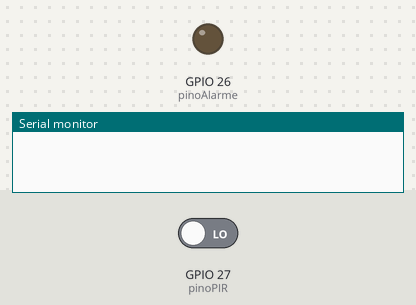
Bench run of a sketch on a simulated ESP32. On the bench: output pins drawn as LEDs (lit = HIGH), the last lines printed to the serial monitor. Dashed ring = blinking. The test bench sets the inputs (shaded band); at power-on: GPIO 27 (pinoPIR) LOW.

Above: at 1.2 s.
1.3 s: GPIO 27 (pinoPIR) driven HIGH
At 1.4 s:
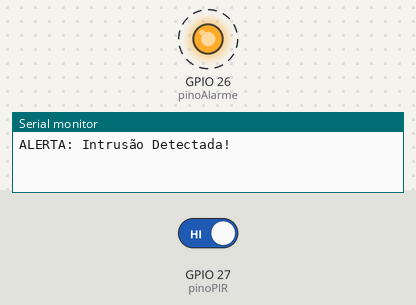
Timing chart, 0 to 7.8 s (numbered marks = the images above; inputs shaded):
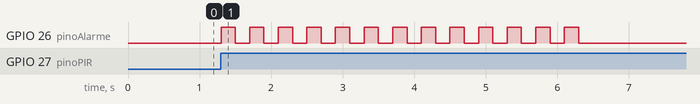

Measured:
- after the input at 1.3 s, GPIO 26 (pinoAlarme): alternates HIGH for 0.20 s and LOW for 0.20 s, 26 changes in all, then stays LOW, starting at once

The sketch:

alarme_de_intrusao.ino
```cpp
volatile bool intrusaoDetectada = false;
TaskHandle_t TaskAlarme;

#define pinoPIR 27
#define pinoAlarme 26

void tocarSirene(void *parameter) {
    for(;;) { // Loop infinito da Task
        if (intrusaoDetectada) {
            // Toca alarme intermitente
            digitalWrite(pinoAlarme, HIGH);
            vTaskDelay(200 / portTICK_PERIOD_MS);
            digitalWrite(pinoAlarme, LOW);
            vTaskDelay(200 / portTICK_PERIOD_MS);
        } else {
            digitalWrite(pinoAlarme, LOW);
            vTaskDelay(100 / portTICK_PERIOD_MS);
        }
    }
}

// ISR: Executada automaticamente quando PIR detecta movimento
void IRAM_ATTR detectouMovimento() {
    // Apenas altera o estado - rápido e direto
    intrusaoDetectada = true;
}

void setup() {
    // Inicialização serial
    Serial.begin(115200);

    // Configuração dos pinos
    pinMode(pinoPIR, INPUT);
    pinMode(pinoAlarme, OUTPUT);

    // Configura interrupção no GPIO 27
    attachInterrupt(digitalPinToInterrupt(pinoPIR), detectouMovimento, RISING);

    // Criação da Task no FreeRTOS
    // @param:
    //   - tocarSirene: Função da Task
    //   - "Task_Sirene": Nome da tarefa
    //   - 10000: tamanhdo da Stack (memoria em palavras)
    //   - NULL: Parâmetro da task
    //   - 1: Prioridade
    //   - &TaskAlarme: Handle (“ponteiro” para controlar a task)
    xTaskCreate(tocarSirene, "Task_Sirene", 10000, NULL, 1, &TaskAlarme);
}

void loop() {
    if (intrusaoDetectada) {
        Serial.println("ALERTA: Intrusão Detectada!");
        // Simula envio de dados pesado
        delay(5000);
        intrusaoDetectada = false;
    }
    delay(10);
}
```
